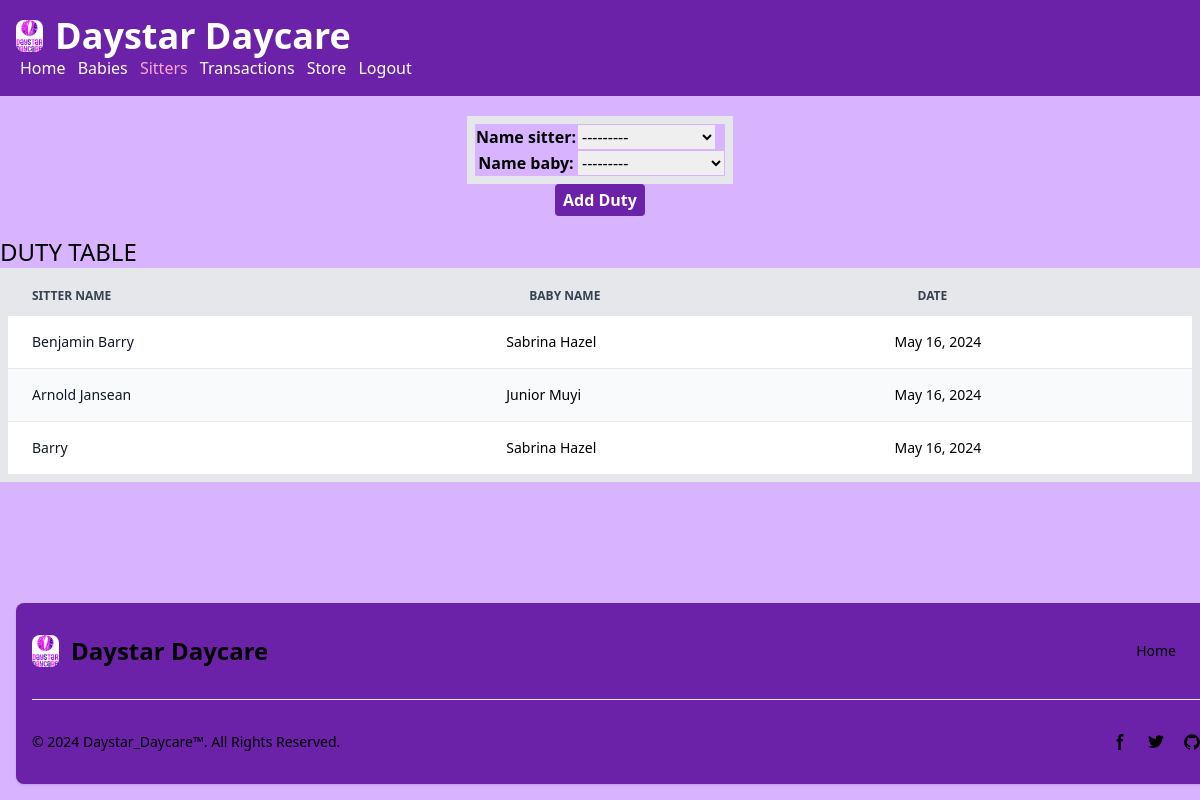
/baby/duty, run on the app's committed database.
### baby_app/models.py (models this page shows, shortened)
class Duty(models.Model):
    name_sitter = models.ForeignKey(Sitter, on_delete=models.CASCADE)
    name_baby = models.ForeignKey(Baby, on_delete=models.CASCADE)
    duty_date = models.DateField(auto_now_add=True)

class Baby(models.Model):
    name = models.CharField(max_length=100)
    gender = models.CharField(max_length=25)
    age = models.IntegerField()
    location = models.CharField(max_length=200)
    name_dropper = models.CharField(max_length=100)
    time_arrival = models.TimeField()
    name_parents = models.CharField(max_length=100)
    amount_paid = models.IntegerField()
    period_stay = models.CharField(max_length=50)
    def __str__(self):
        return self.name

### daystar_app/models.py (models this page shows)
class Sitter(models.Model):
    name = models.CharField(max_length=100)
    location = models.CharField(max_length=200)
    dob = models.DateField()
    gender = models.CharField(max_length=25)
    next_kin = models.CharField(max_length=100)
    nin = models.CharField(max_length=100)
    recomm_name = models.CharField(max_length=100)
    religion = models.CharField(max_length=50)
    level_education = models.CharField(max_length=200)
    contact = models.IntegerField()
    def __str__(self):
        return self.name

### baby_app/views.py (the view)
# urls.py: path('duty', views.dutyadd, name='duty'),
def dutyadd(request):
    if request.method == 'POST':
        dutyform = DutyForm(request.POST)
        if dutyform.is_valid():
            name_sitter = dutyform.cleaned_data['name_sitter']
            name_baby = dutyform.cleaned_data['name_baby']
            Duty.objects.create(name_sitter=name_sitter, name_baby=name_baby) #, duty_date=duty_date)
            return HttpResponseRedirect(reverse('duty'))
    else:
        dutyform = DutyForm()
    dutylist = Duty.objects.all()
    return render(request, 'baby_app/duty.html', {'dutylist': dutylist, 'dutyform': dutyform})

### baby_app/forms.py
class DutyForm(forms.ModelForm):
    class Meta:
        model = Duty
        fields = ['name_sitter', 'name_baby']

### baby_app/templates/baby_app/duty.html (shortened to what this page needs)
{% load static %}
<!DOCTYPE html>
<html lang="en">
<head>
    <script src="https://cdn.tailwindcss.com"></script>
</head>
<body class="bg-purple-300 flex flex-col h-screen">
    <div class="flex-grow">
        <nav class="bg-purple-800 gap-2 p-4 items-end text-white">
            <div>
                <a href="/home" class="flex items-center mb-4 sm:mb-0 space-x-3 rtl:space-x-reverse">
                    <img src="{% static "home_app/images/daystar_logo_2.jpg" %}" class="h-8 rounded-lg" alt="Daystar_Daycare_Logo">
                    <span class="self-center text-4xl font-semibold whitespace-nowrap dark:text-white">Daystar Daycare</span>
                </a>
                <div class="justify-end">
                    <a href="/home" class="px-1">Home</a>
                    <a href="/baby/" class="px-1">Babies</a>
                    <a href="/sitter" class="text-pink-300 px-1">Sitters</a>
                    <a href="/baby/transactions" class="px-1">Transactions</a>
                    <a href="/baby/store" class="px-1">Store</a>
                    <a href="/logout" class="px-1">Logout</a>
                </div>
            </div>
        </nav>
        <form action="" method="POST" class="max-w-sm mx-auto py-5">
            <table>
            {{ dutyform.as_table }}
            </table>
            <div style="text-align:center">
                <button class="bg-purple-800 hover:bg-pink-300 text-white font-bold py-1 px-2 rounded">
                    Add Duty
                </button>
            </div>
        </form>
        <div>
            <h1 class="text-2xl">DUTY TABLE</h1>
            <table class="w-full text-sm text-left rtl:text-right text-black-500 dark:text-gray-400">
                <thead class="text-xs text-gray-700 uppercase bg-gray-200 dark:bg-gray-700 dark:text-gray-400">
                    <tr>
                        <th scope="col" class="px-6 py-3">
                            Sitter Name
                        </th>
                        <th scope="col" class="px-6 py-3">
                            Baby Name
                        </th>
                        <th scope="col" class="px-6 py-3">
                            Date
                        </th>
                    </tr>
                </thead>
                <tbody>
                    {% for duty in dutylist %}
                    <tr class="odd:bg-white odd:dark:bg-gray-900 even:bg-gray-50 even:dark:bg-gray-800 border-b dark:border-gray-700">
                        <th scope="row" class="px-6 py-4 font-medium text-gray-900 whitespace-nowrap dark:text-white">{{ duty.name_sitter }}</th>
                        <td px-6 py-4>{{ duty.name_baby }}</td>
                        <td px-6 py-4>{{ duty.duty_date }}</td>
                    </tr>
                    {% endfor %}
                </tbody>
            </table>
        </div>
    </div>
    <footer class="bg-purple-800 rounded-lg shadow dark:bg-gray-900 m-4 fixed-bottom-0 left-0 right-0 w-screen">
        <div class="w-full max-w-screen-xl mx-auto p-4 md:py-8">
            <div class="sm:flex sm:items-center sm:justify-between">
                <a href="/home" class="flex items-center mb-4 sm:mb-0 space-x-3 rtl:space-x-reverse">
                    <img src="{% static "home_app/images/daystar_logo_2.jpg" %}" class="h-8 rounded-lg" alt="Daystar_Daycare_Logo" />
                    <span class="self-center text-2xl font-semibold whitespace-nowrap dark:text-white">Daystar Daycare</span>
                </a>
                <ul class="flex flex-wrap items-center mb-6 text-sm font-medium text-black sm:mb-0 dark:text-gray-400">
                    <li>
                        <a href="/home" class="hover:underline me-4 md:me-6">Home</a>
                    </li>
                </ul>
            </div>
            <hr class="my-6 border-gray-200 sm:mx-auto dark:border-gray-700 lg:my-8" />
            <div class="sm:flex sm:items-center sm:justify-between">
                <span class="text-sm text-black sm:text-center dark:text-gray-400">© 2024 <a href="/home" class="hover:underline">Daystar_Daycare™</a>. All Rights Reserved.
                </span>
                <div class="flex mt-4 sm:justify-center sm:mt-0">
                    <a href="https://www.instagram.com/benjamin_barry65" class="text-black hover:text-gray-900 dark:hover:text-white">
                        <svg class="w-4 h-4" aria-hidden="true" xmlns="http://www.w3.org/2000/svg" fill="currentColor" viewBox="0 0 8 19">
                            <path fill-rule="evenodd" d="M6.135 3H8V0H6.135a4.147 4.147 0 0 0-4.142 4.142V6H0v3h2v9.938h3V9h2.021l.592-3H5V3.591A.6.6 0 0 1 5.592 3h.543Z" clip-rule="evenodd"/>
                        </svg>
                    </a>
                    <a href="https://twitter.com/benjaminbarry__" class="text-black hover:text-gray-900 dark:hover:text-white ms-5">
                    </a>
                    <a href="https://github.com/Benjaminbarry65" class="text-black hover:text-gray-900 dark:hover:text-white ms-5">
                    </a>
                </div>
            </div>
        </div>
    </footer>
</body>
</html>

### baby_app/templates/baby_app/duty.html (style rules this page uses)
table { border: 8px solid; border-radius: 10px; border-spacing: 10px; border-color: purple-300; padding: 20px; margin-left: auto; margin-right: auto; }

### data on the page
Duty: name_sitter "Benjamin Barry", name_baby "Sabrina Hazel", duty_date "May 16, 2024"
Duty: name_sitter "Arnold Jansean", name_baby "Junior Muyi", duty_date "May 16, 2024"
Duty: name_sitter "Barry", name_baby "Sabrina Hazel", duty_date "May 16, 2024"
